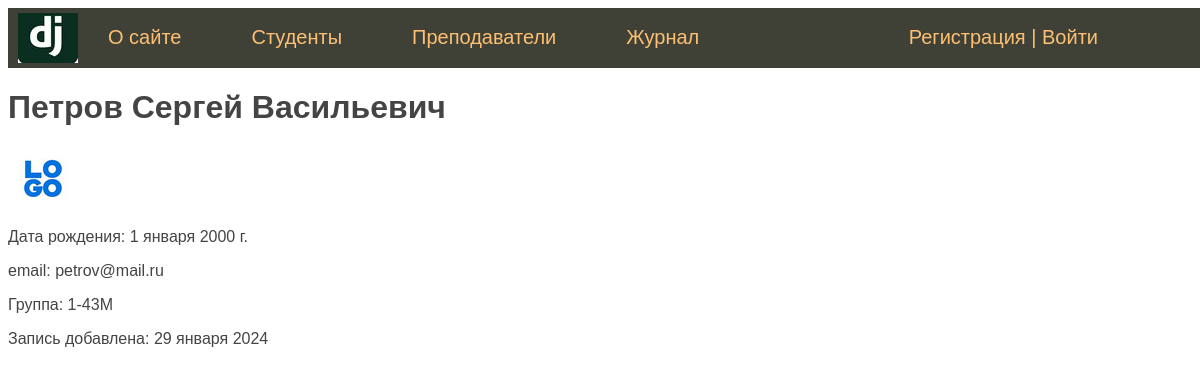
Page /student/petrov/ on the committed database.
### students/models.py (models this page shows, shortened)
class Student(models.Model):
    first_name = models.CharField(verbose_name='Имя', max_length=50)
    last_name = models.CharField(verbose_name='Фамилия', max_length=50)
    middle_name = models.CharField(verbose_name='Отчество', max_length=50)
    email = models.EmailField(verbose_name='e-mail', blank=True)
    birth_date = models.DateField(verbose_name='Дата рождения', default=date(2000, 1, 1))
    created_at = models.DateTimeField(verbose_name='Дата создания', auto_now_add=True)
    updated_at = models.DateTimeField(verbose_name='Дата изменения', auto_now=True)
    is_study = models.BooleanField(verbose_name='Учится', default=True)
    photo = models.ImageField(verbose_name='Фото', upload_to="photos/%Y/%m/%d")
    group = models.ForeignKey('Group', on_delete=models.CASCADE, verbose_name='Группа', related_name='get_students')
    slug = models.SlugField(verbose_name='URL', max_length=255, unique=True, db_index=True)
    user = models.ForeignKey(User, verbose_name='Пользователь', on_delete=models.CASCADE)
    objects = models.Manager()
    class Meta:
        verbose_name = 'Студент'
        verbose_name_plural = 'Студенты'
        ordering = ['last_name', 'first_name']

class Group(models.Model):
    name = models.CharField(verbose_name='Группа', max_length=5)
    course = models.CharField(verbose_name='Курс', max_length=2)
    enrollment_year = models.IntegerField(verbose_name='Год зачисления')
    objects = models.Manager()
    def __str__(self):
        return f'{self.course}-{self.name}'
    class Meta:
        verbose_name = 'Группа'
        verbose_name_plural = 'Группы'

### students/views.py (the view)
# urls.py: path('student/<slug:stud_slug>/', ShowStudent.as_view(), name='student'),
class ShowStudent(DataMixin, DetailView):
    model = Student
    template_name = 'students/student.html'
    slug_url_kwarg = 'stud_slug'
    context_object_name = 'st'
    def get_context_data(self, *, object_list=None, **kwargs):
        context = super().get_context_data(**kwargs)
        auth = self.request.user.is_authenticated
        c_def = self.get_user_context(title='Главная страница', auth=auth)
        return {**context, **c_def}

### students/utils.py (called while the page is built)
    def get_user_context(self, **kwargs):
        context = kwargs
        context['menu'] = menu
        return context

### students/templates/students/student.html (shortened to what this page needs)
{% extends 'students/base.html' %}
{% block content %}
<h1>{{ st.last_name }} {{ st.first_name }} {{ st.middle_name }}</h1>
{% if st.photo %}
    <p><img src="{{ st.photo.url }}" alt="Student photo"></p>
{% endif %}
<p>Дата рождения: {{ st.birth_date }}</p>
<p>email: {{ st.email }}</p>
<p>Группа: {{ st.group }}</p>
<p>Запись добавлена: {{ st.created_at | date:"d E Y" }}</p>
<br>
{% endblock %}

### students/static/students/css/styles.css (style rules this page uses)
body { font-family: 'Arial'; padding: 0; height: 100%; width: 100%; color: #444; }

### rows in the picture
Student: last_name "Петров", first_name "Сергей", middle_name "Васильевич", photo (picture), birth_date "1 января 2000 г.", email "petrov@mail.ru", group "1-43M", created_at "29 января 2024"

### other values in the picture
{{ m.title }} "О сайте" "Студенты" "Преподаватели" "Журнал"
